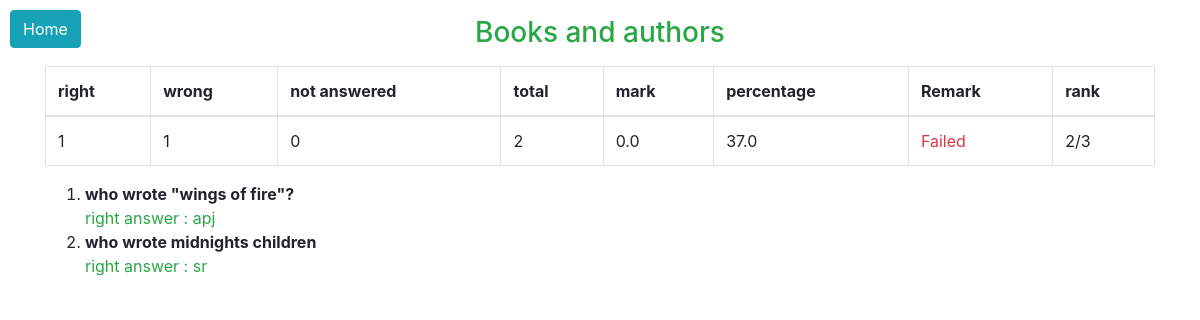
Before: /paper/paper_res/2/ (signed in) with the older database file.
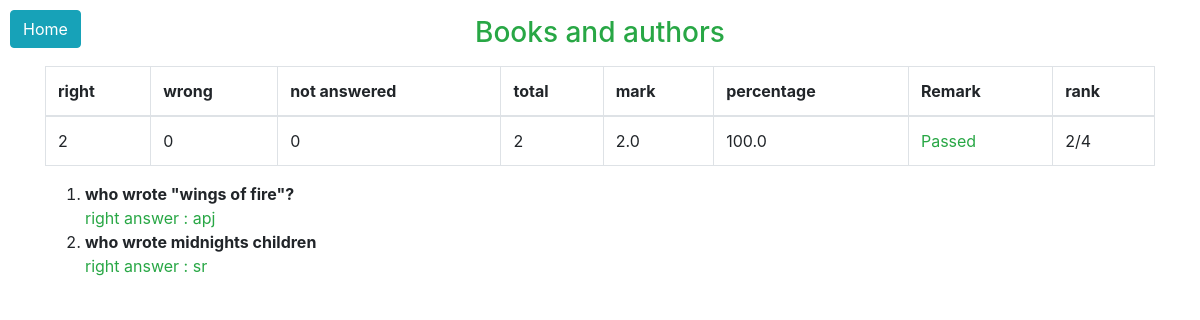
After: the same page with the newer database file.
### home/models.py (models this page shows, shortened)
class Topic(models.Model):
    topic_name = models.CharField(max_length=30)
    dateOfUpload = models.DateTimeField(default=timezone.now)
    tTime = models.IntegerField(default=0)
    tpq=models.IntegerField(default=15)
    published = models.BooleanField(default=False)

class Marksheet(models.Model):
    user = models.ForeignKey(User, on_delete=models.CASCADE)
    topic_id = models.IntegerField(default=0)
    mark = models.FloatField(default=0)
    total_q = models.IntegerField(default=0)
    right = models.IntegerField(default=0)
    wrong = models.IntegerField(default=0)
    notA = models.IntegerField(default=0)
    percentage = models.FloatField(default=0)
    passed = models.BooleanField(default=False)

class Questions(models.Model):
    topic = models.ForeignKey(Topic, on_delete=models.CASCADE)
    question = models.TextField()
    option1 = models.CharField(max_length=100)
    option2 = models.CharField(max_length=100)
    option3 = models.CharField(max_length=100)
    option4 = models.CharField(max_length=100)
    answer = models.CharField(max_length=100)

### paper/views.py (the view)
# urls.py: path('paper_res/<int:topic_id>/', views.pResult, name="result"),
def pResult(request, topic_id):
    if not request.user.is_authenticated:
        return redirect("%s?next=%s" % (settings.LOGIN_URL, f"/paper/paper_res/{topic_id}/"))
    elif len(Marksheet.objects.filter(user=request.user, topic_id=topic_id)) == 0:
        return redirect("%s/timeline" % (settings.MAIN_URL))
    else:
        ms = Marksheet.objects.get(user=request.user, topic_id=topic_id)
        t = Topic.objects.get(id=topic_id)
        ques = Questions.objects.filter(topic__id=topic_id)
        total = len(Marksheet.objects.filter(topic_id=topic_id))
        rank = list(Marksheet.objects.filter(topic_id=topic_id).order_by(
            "-percentage").values_list('user__id', flat=True)).index(request.user.id)+1
        return render(request, 'paper/result.html', {'res': ms, 'topic': t, 'questions': ques, 'total': total, 'rank': rank})

### paper/templates/paper/result.html (shortened to what this page needs)
{% load static %}
<!doctype html>
<html lang="en">
<head>
    <link rel="stylesheet" href="{% static 'css/bootstrap-grid.css' %}">
    <link rel="stylesheet" href="{% static 'css/bootstrap-grid.min.css' %}">
    <link rel="stylesheet" href="{% static 'css/bootstrap-reboot.css' %}">
    <link rel="stylesheet" href="{% static 'css/bootstrap-reboot.min.css' %}">
    <link rel="stylesheet" href="{% static 'css/bootstrap.css' %}">
    <link rel="stylesheet" href="{% static 'css/bootstrap.min.css' %}">
</head>
<body>
    <div class="home">
        <a class="btn btn-info" href="http://127.0.0.1:8000/timeline">Home</a>
    </div>
    <div class="container">
        <div class="text-center my-3">
            <span class="text-success h3">
                {{topic.topic_name | capfirst}}
            </span>
        </div>
        <div>
            <table class="table table-bordered">
                <thead>
                    <tr>
                        <th scope="col">right</th>
                        <th scope="col">wrong</th>
                        <th scope="col">not answered</th>
                        <th scope="col">total</th>
                        <th scope="col">mark</th>
                        <th scope="col">percentage</th>
                        <th scope="col">Remark</th>
                        <th scope="col">rank</th>
                    </tr>
                </thead>
                <tbody>
                    <tr>
                        <td>{{ res.right }}</td>
                        <td>{{ res.wrong }}</td>
                        <td>{{ res.notA }}</td>
                        <td>{{ res.total_q }}</td>
                        <td>{{ res.mark }}</td>
                        <td>{{ res.percentage }}</td>
                        {% if res.passed %}
                        <td class="text-success">Passed</td>
                        {% else %}
                        <td class="text-danger">Failed</td>
                        {% endif %}
                        <td>{{ rank }}/{{total}}</td>
                    </tr>
                </tbody>
            </table>
        </div>
        <div>
            <ol>
                {% for q in questions %}
                <li>
                    <span class="font-weight-bold">{{q.question}}</span> <br>
                    <span class="text-success">right answer : {{q.answer}}</span><br>
                </li>
                {% endfor %}
            </ol>
        </div>
    </div>
</body>
</html>

### paper/templates/paper/result.html (style rules this page uses)
.home { position: absolute; top: 10px; left: 10px; display: inline; }

Changed rows visible on the page:
removed Marksheet: right "1", wrong "1", notA "0", total_q "2", mark "0.0", percentage "37.0"
added Marksheet: right "2", wrong "0", notA "0", total_q "2", mark "2.0", percentage "100.0"
Other visible differences:
{{ total }}: "3" → "4"
text no longer shown: "Failed"
text now shown: "Passed"
